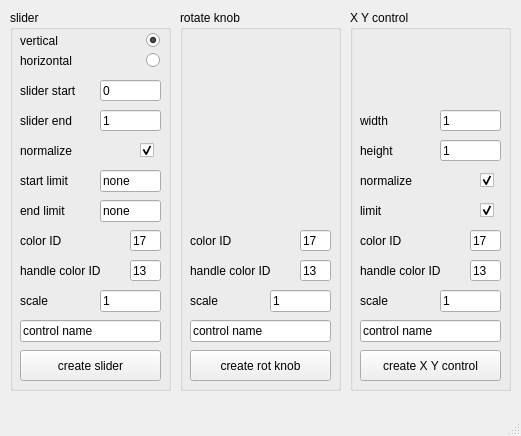
<?xml version="1.0" encoding="UTF-8"?>
<ui version="4.0">
 <class>JT_createCorrectiveBlendShapes</class>
 <widget class="QMainWindow" name="JT_createCorrectiveBlendShapes">
  <property name="geometry">
   <rect>
    <x>0</x>
    <y>0</y>
    <width>521</width>
    <height>436</height>
   </rect>
  </property>
  <property name="windowTitle">
   <string>create control</string>
  </property>
  <property name="whatsThis">
   <string/>
  </property>
  <widget class="QWidget" name="centralwidget">
   <widget class="QGroupBox" name="groupBox">
    <property name="geometry">
     <rect>
      <x>10</x>
      <y>10</y>
      <width>161</width>
      <height>381</height>
     </rect>
    </property>
    <property name="title">
     <string>slider</string>
    </property>
    <widget class="QLineEdit" name="JT_createControl_createSlider_sliderStart">
     <property name="geometry">
      <rect>
       <x>90</x>
       <y>70</y>
       <width>61</width>
       <height>21</height>
      </rect>
     </property>
     <property name="text">
      <string>0</string>
     </property>
    </widget>
    <widget class="QLabel" name="label">
     <property name="geometry">
      <rect>
       <x>10</x>
       <y>70</y>
       <width>71</width>
       <height>21</height>
      </rect>
     </property>
     <property name="text">
      <string>slider start</string>
     </property>
    </widget>
    <widget class="QLineEdit" name="JT_createControl_createSlider_sliderEnd">
     <property name="geometry">
      <rect>
       <x>90</x>
       <y>100</y>
       <width>61</width>
       <height>21</height>
      </rect>
     </property>
     <property name="text">
      <string>1</string>
     </property>
    </widget>
    <widget class="QLabel" name="label_2">
     <property name="geometry">
      <rect>
       <x>10</x>
       <y>100</y>
       <width>71</width>
       <height>21</height>
      </rect>
     </property>
     <property name="text">
      <string>slider end</string>
     </property>
    </widget>
    <widget class="QPushButton" name="JT_createControl_createSlider_button">
     <property name="geometry">
      <rect>
       <x>10</x>
       <y>340</y>
       <width>141</width>
       <height>31</height>
      </rect>
     </property>
     <property name="text">
      <string>create slider</string>
     </property>
     <property name="-command" stdset="0">
      <string>JT_createSlider</string>
     </property>
    </widget>
    <widget class="QRadioButton" name="JT_createControl_createSlider_horizontal_radio">
     <property name="geometry">
      <rect>
       <x>130</x>
       <y>40</y>
       <width>20</width>
       <height>20</height>
      </rect>
     </property>
     <property name="layoutDirection">
      <enum>Qt::RightToLeft</enum>
     </property>
     <property name="text">
      <string/>
     </property>
     <property name="checked">
      <bool>false</bool>
     </property>
    </widget>
    <widget class="QLabel" name="label_4">
     <property name="geometry">
      <rect>
       <x>10</x>
       <y>40</y>
       <width>91</width>
       <height>21</height>
      </rect>
     </property>
     <property name="text">
      <string>horizontal</string>
     </property>
    </widget>
    <widget class="QLineEdit" name="JT_createControl_createSlider_name">
     <property name="geometry">
      <rect>
       <x>10</x>
       <y>310</y>
       <width>141</width>
       <height>22</height>
      </rect>
     </property>
     <property name="text">
      <string>control name</string>
     </property>
    </widget>
    <widget class="QLineEdit" name="JT_createControl_createSlider_startLimit">
     <property name="geometry">
      <rect>
       <x>90</x>
       <y>160</y>
       <width>61</width>
       <height>22</height>
      </rect>
     </property>
     <property name="text">
      <string>none</string>
     </property>
    </widget>
    <widget class="QLineEdit" name="JT_createControl_createSlider_endLimit">
     <property name="geometry">
      <rect>
       <x>90</x>
       <y>190</y>
       <width>61</width>
       <height>22</height>
      </rect>
     </property>
     <property name="text">
      <string>none</string>
     </property>
    </widget>
    <widget class="QLabel" name="label_5">
     <property name="geometry">
      <rect>
       <x>10</x>
       <y>160</y>
       <width>71</width>
       <height>21</height>
      </rect>
     </property>
     <property name="text">
      <string>start limit</string>
     </property>
    </widget>
    <widget class="QLabel" name="label_6">
     <property name="geometry">
      <rect>
       <x>10</x>
       <y>190</y>
       <width>71</width>
       <height>21</height>
      </rect>
     </property>
     <property name="text">
      <string>end limit</string>
     </property>
    </widget>
    <widget class="QLineEdit" name="JT_createControl_createSlider_color_ID">
     <property name="geometry">
      <rect>
       <x>120</x>
       <y>220</y>
       <width>31</width>
       <height>21</height>
      </rect>
     </property>
     <property name="text">
      <string>17</string>
     </property>
    </widget>
    <widget class="QLabel" name="label_11">
     <property name="geometry">
      <rect>
       <x>10</x>
       <y>220</y>
       <width>111</width>
       <height>21</height>
      </rect>
     </property>
     <property name="text">
      <string>color ID</string>
     </property>
    </widget>
    <widget class="QLineEdit" name="JT_createControl_createSlider_handleID">
     <property name="geometry">
      <rect>
       <x>120</x>
       <y>250</y>
       <width>31</width>
       <height>21</height>
      </rect>
     </property>
     <property name="text">
      <string>13</string>
     </property>
    </widget>
    <widget class="QLabel" name="label_14">
     <property name="geometry">
      <rect>
       <x>10</x>
       <y>250</y>
       <width>111</width>
       <height>21</height>
      </rect>
     </property>
     <property name="text">
      <string>handle color ID</string>
     </property>
    </widget>
    <widget class="QRadioButton" name="JT_createControl_createSlider_vertical_radio">
     <property name="geometry">
      <rect>
       <x>130</x>
       <y>20</y>
       <width>20</width>
       <height>21</height>
      </rect>
     </property>
     <property name="layoutDirection">
      <enum>Qt::RightToLeft</enum>
     </property>
     <property name="text">
      <string/>
     </property>
     <property name="checked">
      <bool>true</bool>
     </property>
    </widget>
    <widget class="QLabel" name="label_3">
     <property name="geometry">
      <rect>
       <x>10</x>
       <y>20</y>
       <width>62</width>
       <height>21</height>
      </rect>
     </property>
     <property name="text">
      <string>vertical</string>
     </property>
    </widget>
    <widget class="QCheckBox" name="JT_createControl_createSlider_normalize">
     <property name="geometry">
      <rect>
       <x>130</x>
       <y>130</y>
       <width>16</width>
       <height>20</height>
      </rect>
     </property>
     <property name="text">
      <string/>
     </property>
     <property name="checked">
      <bool>true</bool>
     </property>
    </widget>
    <widget class="QLabel" name="label_8">
     <property name="geometry">
      <rect>
       <x>10</x>
       <y>130</y>
       <width>71</width>
       <height>21</height>
      </rect>
     </property>
     <property name="text">
      <string>normalize</string>
     </property>
    </widget>
    <widget class="QLineEdit" name="JT_createControl_createSlider_scale">
     <property name="geometry">
      <rect>
       <x>90</x>
       <y>280</y>
       <width>61</width>
       <height>22</height>
      </rect>
     </property>
     <property name="text">
      <string>1</string>
     </property>
    </widget>
    <widget class="QLabel" name="label_18">
     <property name="geometry">
      <rect>
       <x>10</x>
       <y>280</y>
       <width>71</width>
       <height>21</height>
      </rect>
     </property>
     <property name="text">
      <string>scale</string>
     </property>
    </widget>
   </widget>
   <widget class="QGroupBox" name="groupBox_2">
    <property name="geometry">
     <rect>
      <x>180</x>
      <y>10</y>
      <width>161</width>
      <height>381</height>
     </rect>
    </property>
    <property name="title">
     <string>rotate knob</string>
    </property>
    <widget class="QLineEdit" name="JT_createControl_createRot_name">
     <property name="geometry">
      <rect>
       <x>10</x>
       <y>310</y>
       <width>141</width>
       <height>22</height>
      </rect>
     </property>
     <property name="text">
      <string>control name</string>
     </property>
    </widget>
    <widget class="QPushButton" name="JT_createControl_createRot_button">
     <property name="geometry">
      <rect>
       <x>10</x>
       <y>340</y>
       <width>141</width>
       <height>31</height>
      </rect>
     </property>
     <property name="text">
      <string>create rot knob</string>
     </property>
     <property name="-command" stdset="0">
      <string>JT_createRotCtl</string>
     </property>
    </widget>
    <widget class="QLineEdit" name="JT_createControl_createRot_handleID">
     <property name="geometry">
      <rect>
       <x>120</x>
       <y>250</y>
       <width>31</width>
       <height>21</height>
      </rect>
     </property>
     <property name="text">
      <string>13</string>
     </property>
    </widget>
    <widget class="QLineEdit" name="JT_createControl_createRot_color_ID">
     <property name="geometry">
      <rect>
       <x>120</x>
       <y>220</y>
       <width>31</width>
       <height>21</height>
      </rect>
     </property>
     <property name="text">
      <string>17</string>
     </property>
    </widget>
    <widget class="QLabel" name="label_15">
     <property name="geometry">
      <rect>
       <x>10</x>
       <y>250</y>
       <width>111</width>
       <height>21</height>
      </rect>
     </property>
     <property name="text">
      <string>handle color ID</string>
     </property>
    </widget>
    <widget class="QLabel" name="label_16">
     <property name="geometry">
      <rect>
       <x>10</x>
       <y>220</y>
       <width>111</width>
       <height>21</height>
      </rect>
     </property>
     <property name="text">
      <string>color ID</string>
     </property>
    </widget>
    <widget class="QLabel" name="label_19">
     <property name="geometry">
      <rect>
       <x>10</x>
       <y>280</y>
       <width>71</width>
       <height>21</height>
      </rect>
     </property>
     <property name="text">
      <string>scale</string>
     </property>
    </widget>
    <widget class="QLineEdit" name="JT_createControl_createRot_scale">
     <property name="geometry">
      <rect>
       <x>90</x>
       <y>280</y>
       <width>61</width>
       <height>22</height>
      </rect>
     </property>
     <property name="text">
      <string>1</string>
     </property>
    </widget>
   </widget>
   <widget class="QGroupBox" name="groupBox_3">
    <property name="geometry">
     <rect>
      <x>350</x>
      <y>10</y>
      <width>161</width>
      <height>381</height>
     </rect>
    </property>
    <property name="title">
     <string>X Y control</string>
    </property>
    <widget class="QLineEdit" name="JT_createControl_createXY_width">
     <property name="geometry">
      <rect>
       <x>90</x>
       <y>100</y>
       <width>61</width>
       <height>21</height>
      </rect>
     </property>
     <property name="text">
      <string>1</string>
     </property>
    </widget>
    <widget class="QLabel" name="label_9">
     <property name="geometry">
      <rect>
       <x>10</x>
       <y>100</y>
       <width>71</width>
       <height>21</height>
      </rect>
     </property>
     <property name="text">
      <string>width</string>
     </property>
    </widget>
    <widget class="QLineEdit" name="JT_createControl_createXY_height">
     <property name="geometry">
      <rect>
       <x>90</x>
       <y>130</y>
       <width>61</width>
       <height>21</height>
      </rect>
     </property>
     <property name="text">
      <string>1</string>
     </property>
    </widget>
    <widget class="QLabel" name="label_10">
     <property name="geometry">
      <rect>
       <x>10</x>
       <y>130</y>
       <width>71</width>
       <height>21</height>
      </rect>
     </property>
     <property name="text">
      <string>height</string>
     </property>
    </widget>
    <widget class="QPushButton" name="JT_createControl_createXY_button">
     <property name="geometry">
      <rect>
       <x>10</x>
       <y>340</y>
       <width>141</width>
       <height>31</height>
      </rect>
     </property>
     <property name="text">
      <string>create X Y control</string>
     </property>
     <property name="-command" stdset="0">
      <string>JT_createXYCtl</string>
     </property>
    </widget>
    <widget class="QLineEdit" name="JT_createControl_createXY_name">
     <property name="geometry">
      <rect>
       <x>10</x>
       <y>310</y>
       <width>141</width>
       <height>22</height>
      </rect>
     </property>
     <property name="text">
      <string>control name</string>
     </property>
    </widget>
    <widget class="QLabel" name="label_13">
     <property name="geometry">
      <rect>
       <x>10</x>
       <y>250</y>
       <width>111</width>
       <height>21</height>
      </rect>
     </property>
     <property name="text">
      <string>handle color ID</string>
     </property>
    </widget>
    <widget class="QLineEdit" name="JT_createControl_createXY_handleID">
     <property name="geometry">
      <rect>
       <x>120</x>
       <y>250</y>
       <width>31</width>
       <height>21</height>
      </rect>
     </property>
     <property name="text">
      <string>13</string>
     </property>
    </widget>
    <widget class="QLabel" name="label_17">
     <property name="geometry">
      <rect>
       <x>10</x>
       <y>220</y>
       <width>111</width>
       <height>21</height>
      </rect>
     </property>
     <property name="text">
      <string>color ID</string>
     </property>
    </widget>
    <widget class="QLineEdit" name="JT_createControl_createXY_colorID">
     <property name="geometry">
      <rect>
       <x>120</x>
       <y>220</y>
       <width>31</width>
       <height>21</height>
      </rect>
     </property>
     <property name="text">
      <string>17</string>
     </property>
    </widget>
    <widget class="QLabel" name="label_7">
     <property name="geometry">
      <rect>
       <x>10</x>
       <y>160</y>
       <width>71</width>
       <height>21</height>
      </rect>
     </property>
     <property name="text">
      <string>normalize</string>
     </property>
    </widget>
    <widget class="QCheckBox" name="JT_createControl_createXY_normalize">
     <property name="geometry">
      <rect>
       <x>130</x>
       <y>160</y>
       <width>16</width>
       <height>20</height>
      </rect>
     </property>
     <property name="text">
      <string/>
     </property>
     <property name="checked">
      <bool>true</bool>
     </property>
    </widget>
    <widget class="QCheckBox" name="JT_createControl_createXY_limit">
     <property name="geometry">
      <rect>
       <x>130</x>
       <y>190</y>
       <width>16</width>
       <height>20</height>
      </rect>
     </property>
     <property name="text">
      <string/>
     </property>
     <property name="checked">
      <bool>true</bool>
     </property>
    </widget>
    <widget class="QLabel" name="label_12">
     <property name="geometry">
      <rect>
       <x>10</x>
       <y>190</y>
       <width>71</width>
       <height>21</height>
      </rect>
     </property>
     <property name="text">
      <string>limit</string>
     </property>
    </widget>
    <widget class="QLineEdit" name="JT_createControl_createXY_scale">
     <property name="geometry">
      <rect>
       <x>90</x>
       <y>280</y>
       <width>61</width>
       <height>22</height>
      </rect>
     </property>
     <property name="text">
      <string>1</string>
     </property>
    </widget>
    <widget class="QLabel" name="label_20">
     <property name="geometry">
      <rect>
       <x>10</x>
       <y>280</y>
       <width>71</width>
       <height>21</height>
      </rect>
     </property>
     <property name="text">
      <string>scale</string>
     </property>
    </widget>
   </widget>
  </widget>
  <widget class="QMenuBar" name="menubar">
   <property name="geometry">
    <rect>
     <x>0</x>
     <y>0</y>
     <width>521</width>
     <height>22</height>
    </rect>
   </property>
  </widget>
  <widget class="QStatusBar" name="statusbar"/>
 </widget>
 <tabstops>
  <tabstop>JT_createControl_createSlider_vertical_radio</tabstop>
  <tabstop>JT_createControl_createSlider_horizontal_radio</tabstop>
  <tabstop>JT_createControl_createSlider_sliderStart</tabstop>
  <tabstop>JT_createControl_createSlider_sliderEnd</tabstop>
  <tabstop>JT_createControl_createSlider_normalize</tabstop>
  <tabstop>JT_createControl_createSlider_startLimit</tabstop>
  <tabstop>JT_createControl_createSlider_endLimit</tabstop>
  <tabstop>JT_createControl_createSlider_color_ID</tabstop>
  <tabstop>JT_createControl_createSlider_handleID</tabstop>
  <tabstop>JT_createControl_createSlider_scale</tabstop>
  <tabstop>JT_createControl_createSlider_name</tabstop>
  <tabstop>JT_createControl_createSlider_button</tabstop>
  <tabstop>JT_createControl_createRot_color_ID</tabstop>
  <tabstop>JT_createControl_createRot_handleID</tabstop>
  <tabstop>JT_createControl_createRot_scale</tabstop>
  <tabstop>JT_createControl_createRot_name</tabstop>
  <tabstop>JT_createControl_createRot_button</tabstop>
  <tabstop>JT_createControl_createXY_width</tabstop>
  <tabstop>JT_createControl_createXY_height</tabstop>
  <tabstop>JT_createControl_createXY_normalize</tabstop>
  <tabstop>JT_createControl_createXY_limit</tabstop>
  <tabstop>JT_createControl_createXY_colorID</tabstop>
  <tabstop>JT_createControl_createXY_handleID</tabstop>
  <tabstop>JT_createControl_createXY_scale</tabstop>
  <tabstop>JT_createControl_createXY_name</tabstop>
  <tabstop>JT_createControl_createXY_button</tabstop>
 </tabstops>
 <resources/>
 <connections/>
</ui>
